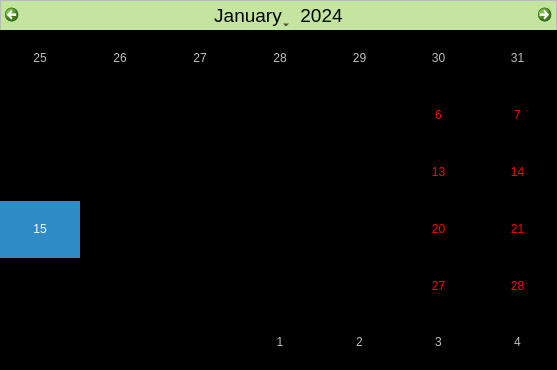
<?xml version="1.0" encoding="UTF-8"?>
<ui version="4.0">
 <class>BookingPlanning</class>
 <widget class="QFrame" name="BookingPlanning">
  <property name="geometry">
   <rect>
    <x>0</x>
    <y>0</y>
    <width>557</width>
    <height>370</height>
   </rect>
  </property>
  <property name="styleSheet">
   <string notr="true">QFrame#BookingPlanning
{
	border-style:			none;
}

QWidget#qt_calendar_calendarview
{
	background-color:	transparent;
	border-style:			solid;
	border-color:			#BBBBBB;
	border-width:			0px 1px 1x 0px;
}

QWidget#qt_calendar_navigationbar
{
	background-color:	#C4E59F;
	border-style:			solid;
	border-color:			#BBBBBB;
	border-width:			1px 1px 0px 1px;
	color:						#000000;
	font-weight:			normal;
	font-style:				italic;
	font-size:					14pt;	
	font-family:				&quot;Verdana&quot;;
}

QWidget#qt_calendar_prevmonth
{
}

QWidget#qt_calendar_nextmonth
{
}

QWidget#qt_calendar_monthbutton,
QWidget#qt_calendar_yearbutton
{
	color:						#000000;
	font-weight:			normal;
	font-style:				normal;
	font-size:					14pt;	
	font-family:				&quot;Verdana&quot;;
}
</string>
  </property>
  <layout class="QGridLayout" name="gridLayout">
   <property name="margin">
    <number>0</number>
   </property>
   <property name="spacing">
    <number>0</number>
   </property>
   <item row="0" column="0">
    <widget class="BookingCalendar" name="calendar">
     <property name="firstDayOfWeek">
      <enum>Qt::Monday</enum>
     </property>
     <property name="horizontalHeaderFormat">
      <enum>QCalendarWidget::NoHorizontalHeader</enum>
     </property>
     <property name="verticalHeaderFormat">
      <enum>QCalendarWidget::NoVerticalHeader</enum>
     </property>
     <property name="dateEditEnabled">
      <bool>false</bool>
     </property>
    </widget>
   </item>
  </layout>
 </widget>
 <customwidgets>
  <customwidget>
   <class>BookingCalendar</class>
   <extends>QCalendarWidget</extends>
   <header>BookingCalendar</header>
  </customwidget>
 </customwidgets>
 <resources>
  <include location="../loteliQt.qrc"/>
 </resources>
 <connections/>
</ui>
